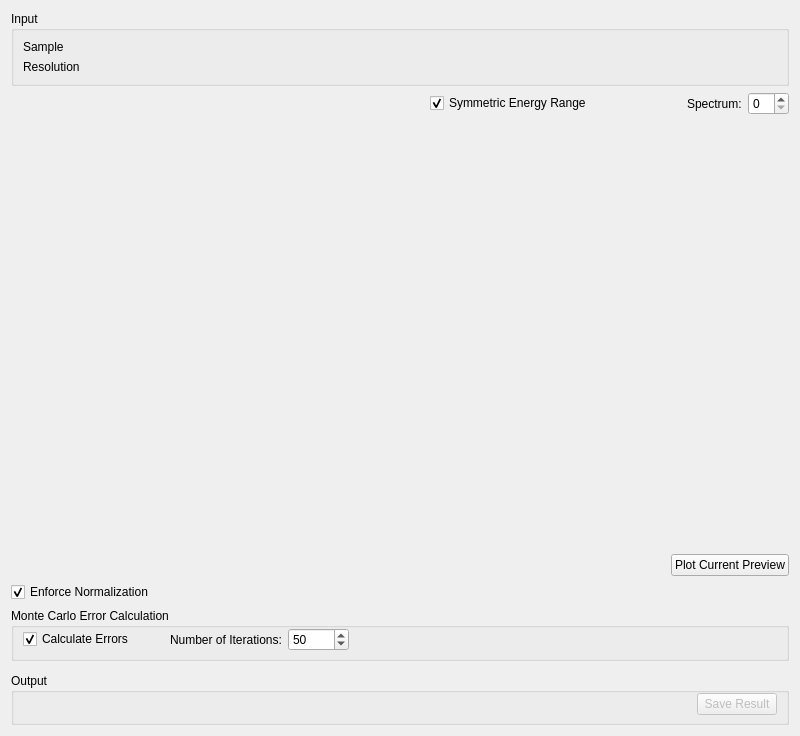
<?xml version="1.0" encoding="UTF-8"?>
<ui version="4.0">
 <class>IqtTab</class>
 <widget class="QWidget" name="IqtTab">
  <property name="geometry">
   <rect>
    <x>0</x>
    <y>0</y>
    <width>800</width>
    <height>736</height>
   </rect>
  </property>
  <property name="windowTitle">
   <string>Form</string>
  </property>
  <layout class="QVBoxLayout" name="verticalLayout_2">
   <item>
    <widget class="QGroupBox" name="gbInput">
     <property name="title">
      <string>Input</string>
     </property>
     <layout class="QGridLayout" name="layoutFiles">
      <item row="2" column="0">
       <widget class="QLabel" name="lbResolution">
        <property name="sizePolicy">
         <sizepolicy hsizetype="Fixed" vsizetype="Preferred">
          <horstretch>0</horstretch>
          <verstretch>0</verstretch>
         </sizepolicy>
        </property>
        <property name="text">
         <string>Resolution</string>
        </property>
       </widget>
      </item>
      <item row="1" column="0">
       <widget class="QLabel" name="lbSample">
        <property name="sizePolicy">
         <sizepolicy hsizetype="Fixed" vsizetype="Preferred">
          <horstretch>0</horstretch>
          <verstretch>0</verstretch>
         </sizepolicy>
        </property>
        <property name="text">
         <string>Sample</string>
        </property>
       </widget>
      </item>
      <item row="1" column="1" colspan="2">
       <widget class="MantidQt::MantidWidgets::DataSelector" name="dsInput" native="true">
        <property name="sizePolicy">
         <sizepolicy hsizetype="Minimum" vsizetype="Fixed">
          <horstretch>0</horstretch>
          <verstretch>0</verstretch>
         </sizepolicy>
        </property>
        <property name="loadLabelText" stdset="0">
         <string>Plot Input</string>
        </property>
        <property name="workspaceSuffixes" stdset="0">
         <stringlist>
          <string>_red</string>
          <string>_sqw</string>
         </stringlist>
        </property>
        <property name="fileBrowserSuffixes" stdset="0">
         <stringlist>
          <string>_red.nxs</string>
          <string>_sqw.nxs</string>
         </stringlist>
        </property>
        <property name="showLoad" stdset="0">
         <bool>false</bool>
        </property>
        <property name="ShowGroups" stdset="0">
         <bool>false</bool>
        </property>
       </widget>
      </item>
      <item row="2" column="1" colspan="2">
       <widget class="MantidQt::MantidWidgets::DataSelector" name="dsResolution" native="true">
        <property name="sizePolicy">
         <sizepolicy hsizetype="Minimum" vsizetype="Fixed">
          <horstretch>0</horstretch>
          <verstretch>0</verstretch>
         </sizepolicy>
        </property>
        <property name="autoLoad" stdset="0">
         <bool>true</bool>
        </property>
        <property name="workspaceSuffixes" stdset="0">
         <stringlist>
          <string>_res</string>
          <string>_red</string>
          <string>_sqw</string>
         </stringlist>
        </property>
        <property name="fileBrowserSuffixes" stdset="0">
         <stringlist>
          <string>_res.nxs</string>
          <string>_red.nxs</string>
          <string>_sqw.nxs</string>
         </stringlist>
        </property>
        <property name="showLoad" stdset="0">
         <bool>false</bool>
        </property>
        <property name="ShowGroups" stdset="0">
         <bool>false</bool>
        </property>
       </widget>
      </item>
     </layout>
    </widget>
   </item>
   <item>
    <layout class="QHBoxLayout" name="loFury" stretch="1,1">
     <item>
      <layout class="QVBoxLayout" name="properties"/>
     </item>
     <item>
      <layout class="QVBoxLayout" name="verticalLayout" stretch="0,5,3">
       <item>
        <widget class="QFrame" name="frame_2">
         <layout class="QHBoxLayout" name="horizontalLayout_4" stretch="2,0,0,0">
          <property name="leftMargin">
           <number>30</number>
          </property>
          <property name="topMargin">
           <number>0</number>
          </property>
          <property name="rightMargin">
           <number>0</number>
          </property>
          <property name="bottomMargin">
           <number>0</number>
          </property>
          <item>
           <widget class="QCheckBox" name="ckSymmetricEnergy">
            <property name="maximumSize">
             <size>
              <width>400</width>
              <height>16777215</height>
             </size>
            </property>
            <property name="toolTip">
             <string>Untick to allow an asymmetric energy range.</string>
            </property>
            <property name="text">
             <string>Symmetric Energy Range</string>
            </property>
            <property name="checked">
             <bool>true</bool>
            </property>
           </widget>
          </item>
          <item>
           <spacer name="horizontalSpacer_7">
            <property name="orientation">
             <enum>Qt::Horizontal</enum>
            </property>
            <property name="sizeHint" stdset="0">
             <size>
              <width>20</width>
              <height>20</height>
             </size>
            </property>
           </spacer>
          </item>
          <item>
           <widget class="QLabel" name="lbSpectrum">
            <property name="text">
             <string>Spectrum:</string>
            </property>
           </widget>
          </item>
          <item>
           <widget class="QSpinBox" name="spPreviewSpec"/>
          </item>
         </layout>
        </widget>
       </item>
       <item>
        <widget class="MantidQt::MantidWidgets::PreviewPlot" name="ppPlot" native="true">
         <property name="sizePolicy">
          <sizepolicy hsizetype="Preferred" vsizetype="MinimumExpanding">
           <horstretch>0</horstretch>
           <verstretch>1</verstretch>
          </sizepolicy>
         </property>
         <property name="minimumSize">
          <size>
           <width>0</width>
           <height>125</height>
          </size>
         </property>
         <property name="canvasColour" stdset="0">
          <color>
           <red>255</red>
           <green>255</green>
           <blue>255</blue>
          </color>
         </property>
         <property name="showLegend" stdset="0">
          <bool>true</bool>
         </property>
        </widget>
       </item>
       <item>
        <spacer name="verticalSpacer">
         <property name="orientation">
          <enum>Qt::Vertical</enum>
         </property>
         <property name="sizeHint" stdset="0">
          <size>
           <width>20</width>
           <height>40</height>
          </size>
         </property>
        </spacer>
       </item>
      </layout>
     </item>
    </layout>
   </item>
   <item>
    <layout class="QHBoxLayout" name="horizontalLayout">
     <item>
      <spacer name="horizontalSpacer">
       <property name="orientation">
        <enum>Qt::Horizontal</enum>
       </property>
       <property name="sizeHint" stdset="0">
        <size>
         <width>40</width>
         <height>20</height>
        </size>
       </property>
      </spacer>
     </item>
     <item>
      <widget class="QPushButton" name="pbPlotPreview">
       <property name="text">
        <string>Plot Current Preview</string>
       </property>
      </widget>
     </item>
    </layout>
   </item>
   <item>
    <widget class="QCheckBox" name="enEnforceNormalization">
     <property name="toolTip">
      <string>Normalization to enforce I(t=0)</string>
     </property>
     <property name="text">
      <string>Enforce Normalization</string>
     </property>
     <property name="checked">
      <bool>true</bool>
     </property>
    </widget>
   </item>
   <item>
    <widget class="QGroupBox" name="ErrorCalc">
     <property name="title">
      <string>Monte Carlo Error Calculation</string>
     </property>
     <layout class="QHBoxLayout" name="horizontalLayout_2">
      <property name="topMargin">
       <number>0</number>
      </property>
      <property name="bottomMargin">
       <number>7</number>
      </property>
      <item>
       <widget class="QCheckBox" name="cbCalculateErrors">
        <property name="toolTip">
         <string>Untick to skip the calculation of errors.</string>
        </property>
        <property name="text">
         <string>Calculate Errors</string>
        </property>
        <property name="checked">
         <bool>true</bool>
        </property>
       </widget>
      </item>
      <item>
       <spacer name="horizontalSpacer_5">
        <property name="orientation">
         <enum>Qt::Horizontal</enum>
        </property>
        <property name="sizeType">
         <enum>QSizePolicy::Fixed</enum>
        </property>
        <property name="sizeHint" stdset="0">
         <size>
          <width>30</width>
          <height>20</height>
         </size>
        </property>
       </spacer>
      </item>
      <item>
       <widget class="QLabel" name="label">
        <property name="text">
         <string>Number of Iterations:</string>
        </property>
       </widget>
      </item>
      <item alignment="Qt::AlignLeft">
       <widget class="QSpinBox" name="spIterations">
        <property name="toolTip">
         <string>The number of iterations to use when calculating errors.</string>
        </property>
        <property name="minimum">
         <number>3</number>
        </property>
        <property name="maximum">
         <number>10000</number>
        </property>
        <property name="value">
         <number>50</number>
        </property>
       </widget>
      </item>
      <item>
       <spacer name="horizontalSpacer_4">
        <property name="orientation">
         <enum>Qt::Horizontal</enum>
        </property>
        <property name="sizeHint" stdset="0">
         <size>
          <width>40</width>
          <height>20</height>
         </size>
        </property>
       </spacer>
      </item>
     </layout>
    </widget>
   </item>
   <item>
    <widget class="MantidQt::CustomInterfaces::RunView" name="runWidget" native="true"/>
   </item>
   <item>
    <widget class="QGroupBox" name="gbOutput">
     <property name="title">
      <string>Output</string>
     </property>
     <layout class="QHBoxLayout" name="horizontalLayout_9">
      <property name="topMargin">
       <number>0</number>
      </property>
      <property name="bottomMargin">
       <number>7</number>
      </property>
      <item>
       <widget class="MantidQt::CustomInterfaces::OutputPlotOptionsView" name="ipoPlotOptions" native="true"/>
      </item>
      <item>
       <spacer name="horizontalSpacer_1">
        <property name="orientation">
         <enum>Qt::Horizontal</enum>
        </property>
        <property name="sizeHint" stdset="0">
         <size>
          <width>40</width>
          <height>20</height>
         </size>
        </property>
       </spacer>
      </item>
      <item>
       <widget class="QPushButton" name="pbSave">
        <property name="enabled">
         <bool>false</bool>
        </property>
        <property name="text">
         <string>Save Result</string>
        </property>
       </widget>
      </item>
     </layout>
    </widget>
   </item>
  </layout>
 </widget>
 <customwidgets>
  <customwidget>
   <class>MantidQt::CustomInterfaces::RunView</class>
   <extends>QWidget</extends>
   <header>MantidQtWidgets/Spectroscopy/RunWidget/RunView.h</header>
   <container>1</container>
  </customwidget>
  <customwidget>
   <class>MantidQt::CustomInterfaces::OutputPlotOptionsView</class>
   <extends>QWidget</extends>
   <header>MantidQtWidgets/Spectroscopy/OutputWidget/OutputPlotOptionsView.h</header>
   <container>1</container>
  </customwidget>
  <customwidget>
   <class>MantidQt::MantidWidgets::PreviewPlot</class>
   <extends>QWidget</extends>
   <header>MantidQtWidgets/Plotting/PreviewPlot.h</header>
   <container>1</container>
  </customwidget>
  <customwidget>
   <class>MantidQt::MantidWidgets::DataSelector</class>
   <extends>QWidget</extends>
   <header>MantidQtWidgets/Common/DataSelector.h</header>
  </customwidget>
 </customwidgets>
 <resources/>
 <connections/>
</ui>
